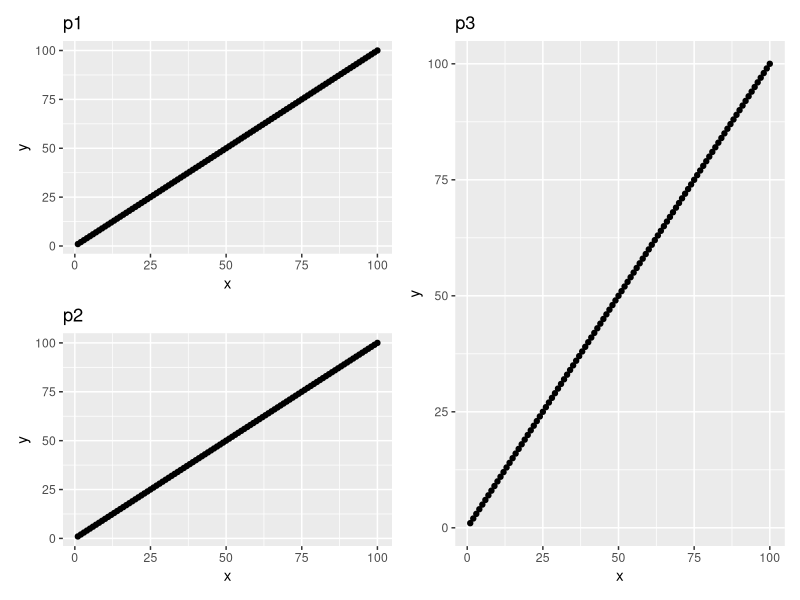
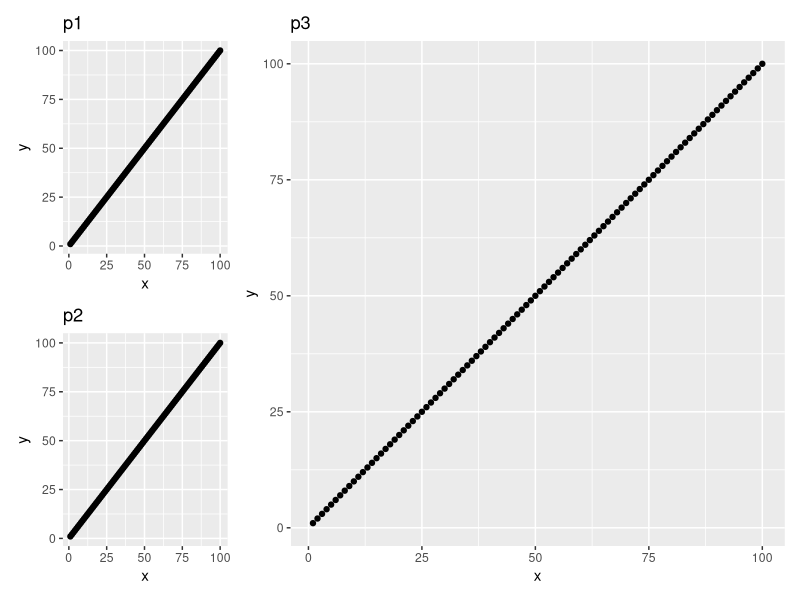
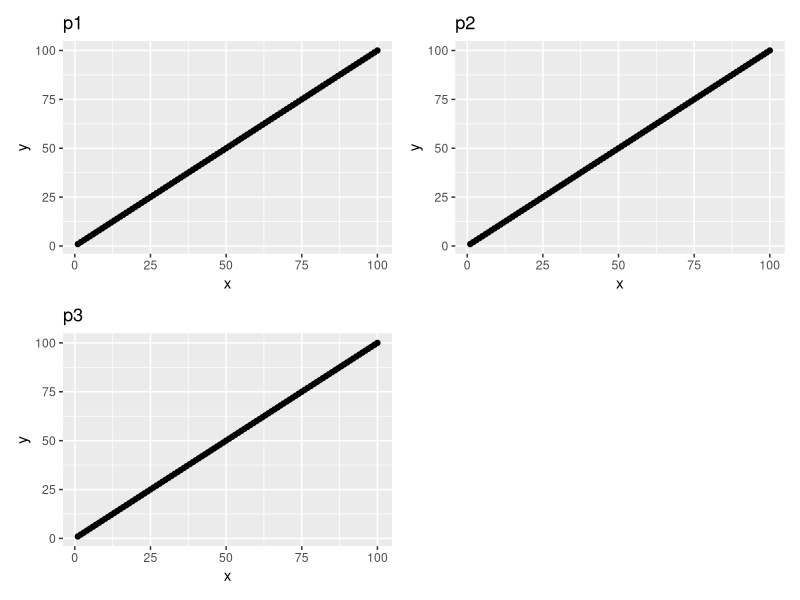
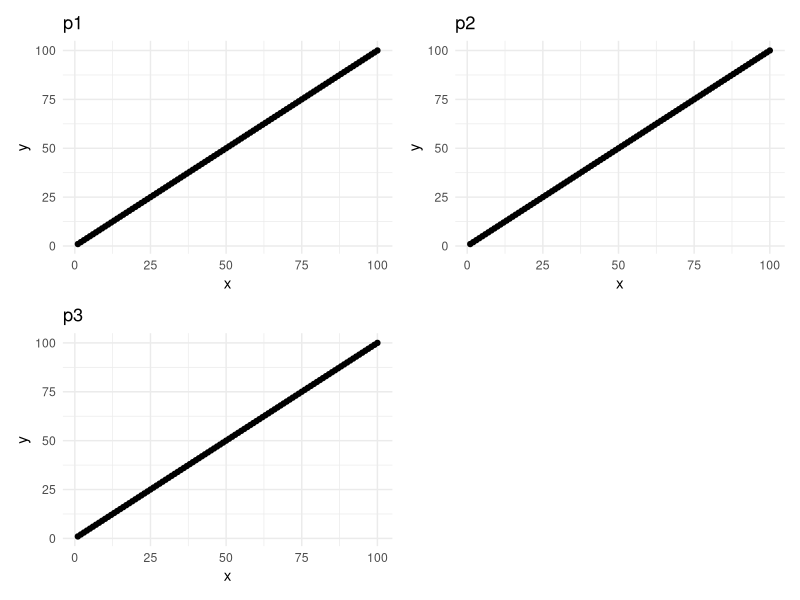
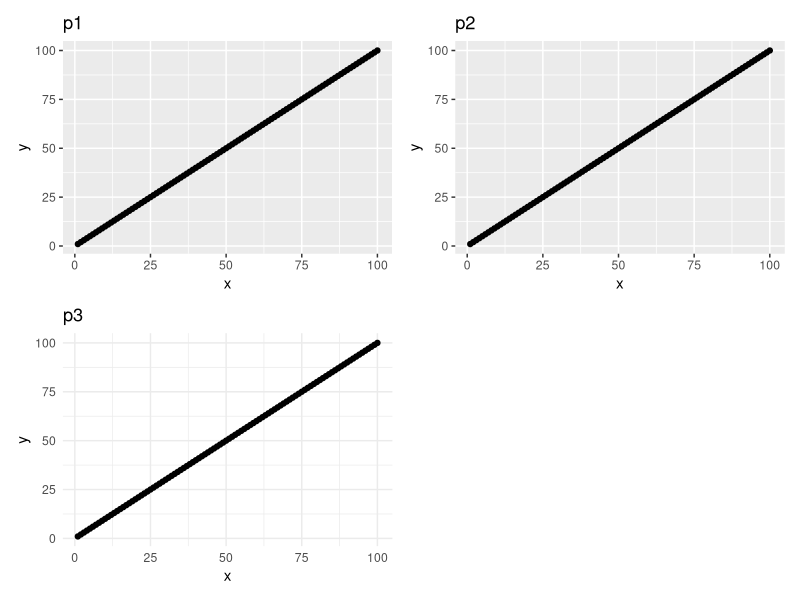

Recreate these plots in R, in order.
## ---- chunk 1
# Load packages 
knitr::opts_chunk$set(echo = TRUE)
library("tidyverse")
library("patchwork")
## ---- chunk 2
dat <- tibble(x=1:100, y=1:100, type=rep(c("A","B","C","D"), each=25))
p1 <- dat %>% 
    ggplot(aes(x=x, y=y)) +
    geom_point() + 
    labs(title="p1")
p2 <- p1 + labs(title="p2")
p3 <- p1 + labs(title="p3")
## ---- chunk 3
(p1 / p2) | p3
## ---- chunk 4
((p1 / p2) | p3) + plot_layout(widths=c(1,3))
## ---- chunk 5
p1 + p2 + p3 + plot_layout(ncol=2)
## ---- chunk 6
(p1 + p2 + p3 & theme_minimal()) + plot_layout(ncol=2) 
## ---- chunk 7
(p1 + p2 + p3 * theme_minimal()) + plot_layout(ncol=2)
## ---- chunk 8
sessionInfo()
